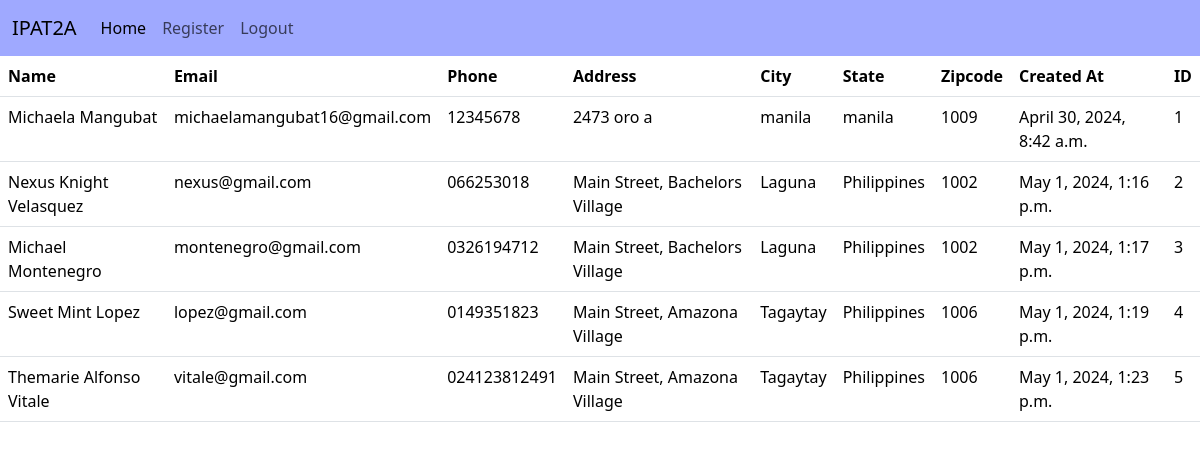
The app's page / (signed in) with its own data.
### dcrm/models.py (models this page shows)
class Record(models.Model):
    created_at = models.DateTimeField(auto_now_add=True)
    first_name = models.CharField(max_length=50)
    last_name =  models.CharField(max_length=50)
    email =  models.CharField(max_length=100)
    phone = models.CharField(max_length=15)
    address =  models.CharField(max_length=100)
    city =  models.CharField(max_length=50)
    state =  models.CharField(max_length=50)
    zipcode =  models.CharField(max_length=20)

### dcrm/views.py (the view, shortened to what this page needs)
# urls.py: path('', views.home, name='home'),
def home(request):
    data=Record.objects.all()
    return render(request, 'home.html', {'data':data})

### dcrm/templates/home.html (shortened to what this page needs)
{% extends 'base.html' %}
{%block content%}
{% if user.is_authenticated %}
<table class="table">
    <thead>
        <tr>
        <th>Name</th>
        <th>Email</th>
        <th>Phone</th>
        <th>Address</th>
        <th>City</th>
        <th>State</th>
        <th>Zipcode</th>
        <th>Created At</th>
        <th>ID</th>
        </tr>
    </thead>
    <tbody>
        {% if data %}
        {% for record in data %}
         <tr>
            <td>{{ record.first_name }} {{ record.last_name }}</td>
            <td>{{ record.email }}</td>
            <td>{{ record.phone }}</td>
            <td>{{ record.address }}</td>
            <td>{{ record.city }}</td>
            <td>{{ record.state }}</td>
            <td>{{ record.zipcode }}</td>
            <td>{{ record.created_at }}</td>
            <td>{{ record.id }}</td>
         </tr>
        {% endfor %}
    {% endif %}
    </tbody>
</table>
{% endif %}
{%endblock%}

### dcrm/templates/base.html (shortened to what this page needs)
<!DOCTYPE html>
<html lang="en">
  <head>
    <link href="https://cdn.jsdelivr.net/npm/bootstrap@5.3.3/dist/css/bootstrap.min.css" rel="stylesheet">
  </head>
  {% include 'navbar.html' %}
  <body>
    {% block content %}
    {% endblock content %}
  </body>
</html>

### dcrm/templates/navbar.html (shortened to what this page needs)
    <nav class="navbar navbar-expand-lg bg-blue" >
        <div class="container-fluid">
          <a class="navbar-brand" href="#">IPAT2A</a>
          <div class="collapse navbar-collapse" id="navbarNav">
            <ul class="navbar-nav">
              <li class="nav-item">
                <a class="nav-link active" aria-current="page" href="{% url 'home' %}">Home</a>
              </li>
              <li class="nav-item">
                <a class="nav-link" href="{% url 'register' %}">Register</a>
              </li>
              <li class="nav-item">
                <a class="nav-link" href="{% url 'logout' %}">Logout</a>
              </li>
            </ul>
          </div>
        </div>
      </nav>

### dcrm/templates/navbar.html (style rules this page uses)
.bg-blue { background-color: rgb(159, 169, 255) !important; }

### records on screen
Record: first_name "Michaela", last_name "Mangubat", email "michaelamangubat16@gmail.com", phone "12345678", address "2473 oro a", city "manila", state "manila", zipcode "1009", created_at "April 30, 2024, 8:42 a.m.", id "1"
Record: first_name "Nexus Knight", last_name "Velasquez", email "nexus@gmail.com", phone "066253018", address "Main Street, Bachelors Village", city "Laguna", state "Philippines", zipcode "1002", created_at "May 1, 2024, 1:16 p.m.", id "2"
Record: first_name "Michael", last_name "Montenegro", email "montenegro@gmail.com", phone "0326194712", address "Main Street, Bachelors Village", city "Laguna", state "Philippines", zipcode "1002", created_at "May 1, 2024, 1:17 p.m.", id "3"
Record: first_name "Sweet Mint", last_name "Lopez", email "lopez@gmail.com", phone "0149351823", address "Main Street, Amazona Village", city "Tagaytay", state "Philippines", zipcode "1006", created_at "May 1, 2024, 1:19 p.m.", id "4"
Record: first_name "Themarie Alfonso", last_name "Vitale", email "vitale@gmail.com", phone "024123812491", address "Main Street, Amazona Village", city "Tagaytay", state "Philippines", zipcode "1006", created_at "May 1, 2024, 1:23 p.m.", id "5"
